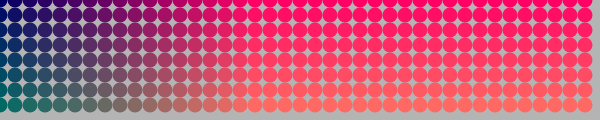
Frame 1 (no input)
Frame 60 (no input): identical to frame 1, image omitted
Frame 120 (the mouse pressed at the canvas centre since frame 60): identical to frame 1, image omitted

The p5.js sketch that drew this single still picture (run headless with seeded random() and noise() and a simulated clock; from frame 60 on, the mouse is pressed at the canvas centre):

// p5.js sketch
// ── sketch.js
function setup() {
  createCanvas(600, 120);
  noStroke();
}

function draw() {
  background(180);
  
  for(var x = 0; x < width; x = x + 15){
    for(var y = 0; y < height; y = y + 15){
      fill(x,y,100);
      ellipse(x,y,15,15);
    }
  }
  
  
}
